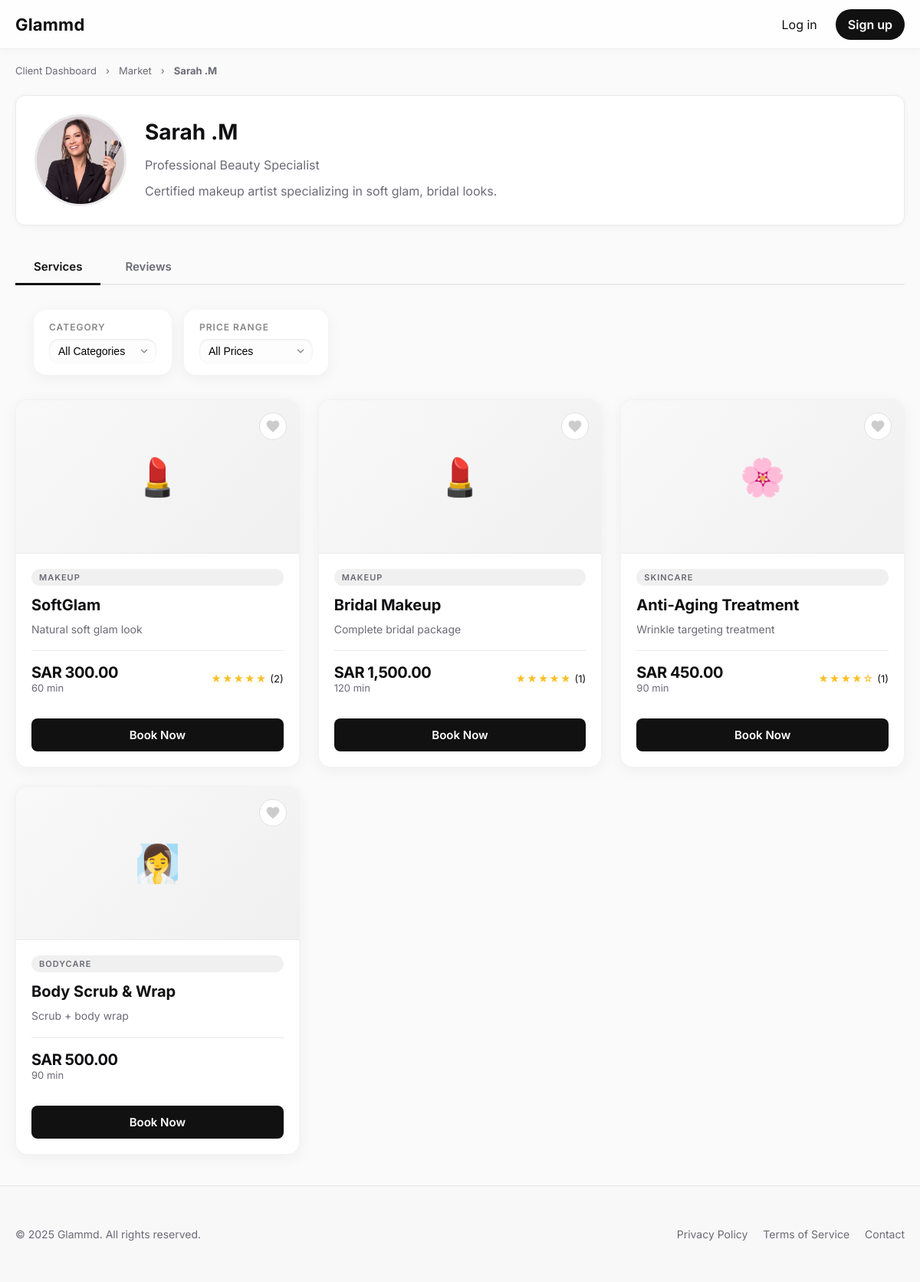
/intial/services.php?professional_id=1, run on an earlier commit of the app's database.
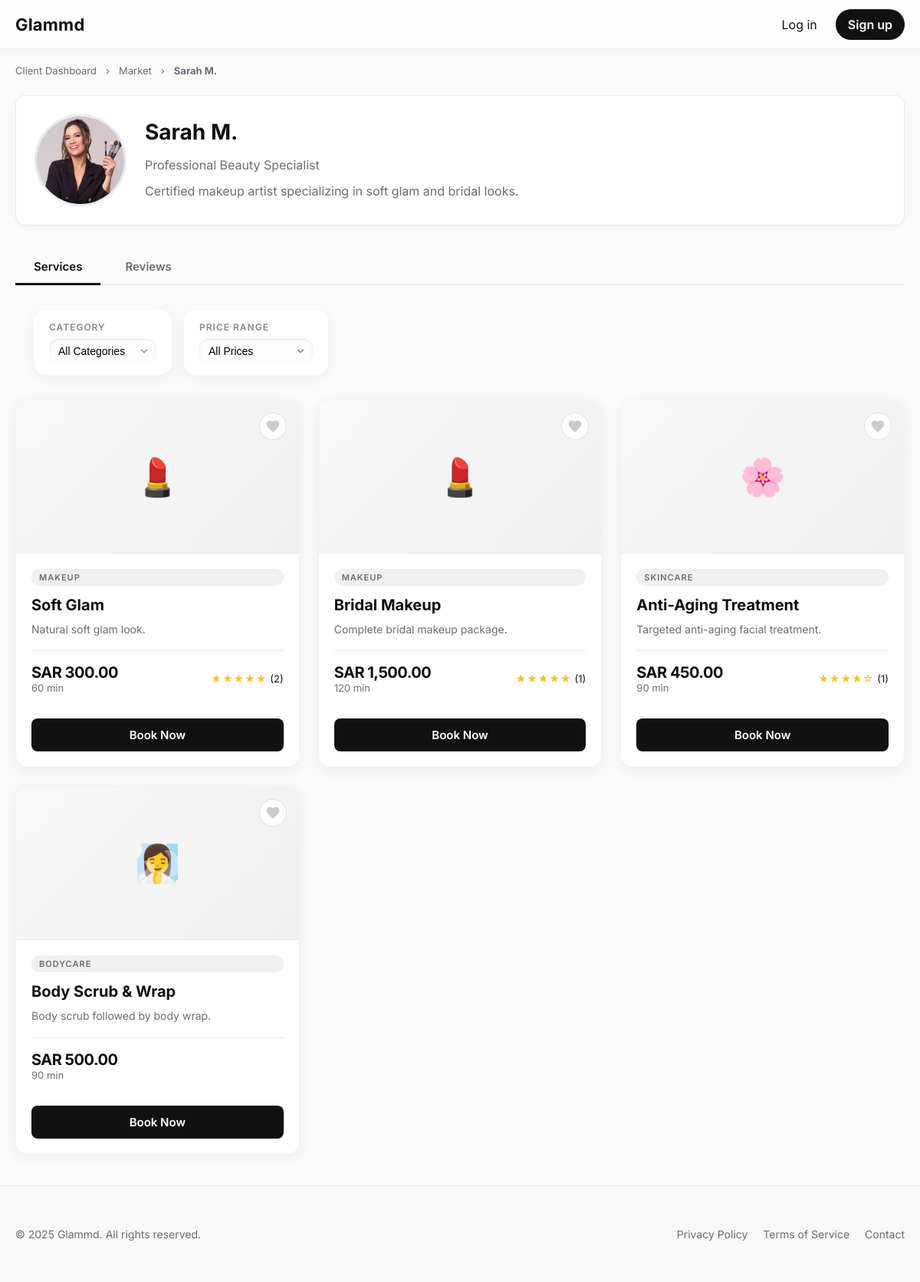
And on a later commit of the database.
### tables this page shows
CREATE TABLE `Service` (
  `service_id` int UNSIGNED NOT NULL AUTO_INCREMENT,
  `professional_id` int UNSIGNED NOT NULL,
  `category` enum('Hair','Makeup','Skincare','Bodycare','Nails') NOT NULL,
  `title` varchar(160) NOT NULL,
  `description` text,
  `duration` smallint UNSIGNED NOT NULL,
  `price` decimal(10,2) NOT NULL,
  `tags` text,
  PRIMARY KEY (`service_id`),
  CONSTRAINT `fk_service_professional`
      FOREIGN KEY (`professional_id`)
      REFERENCES `Professional` (`professional_id`)
      ON DELETE CASCADE
);

### intial/services.php (the view, shortened to what the changed rows need)
<?php
require_once 'db.php';
$is_professional = false;
$is_client       = false;
$savedServiceIds = [];
$viewing_professional_id = isset($_GET['professional_id']) ? (int)$_GET['professional_id'] : null;
$current_professional = null;
$services             = [];
if ($viewing_professional_id) {
    $sql = "SELECT s.*, u.name AS professional_name, p.img AS professional_img, p.bio
            FROM Service s
            JOIN Professional p ON s.professional_id = p.professional_id
            JOIN User u ON p.professional_id = u.user_id
            WHERE s.professional_id = ?";
    $stmt = $conn->prepare($sql);
    $stmt->bind_param("i", $viewing_professional_id);
    $stmt->execute();
    $result = $stmt->get_result();
}
if ($result) {
    while ($row = $result->fetch_assoc()) {
        $services[] = $row;
    }
}
if ($viewing_professional_id) {
    if (!empty($services)) {
        $first = $services[0];
        $current_professional = [
            'name'            => $first['professional_name'],
            'bio'             => $first['bio'],
            'professional_img'=> $first['professional_img'],
        ];
    }
}
?>
<!doctype html>
<html lang="en">
<head>
  <link rel="stylesheet" href="common.css">
</head>
<body class="has-solid-header">
  <main class="page">
    <div class="container">
      <div class="breadcrumbs">
        <a href="clientdashboard.php">Client Dashboard</a>
        <span>›</span>
        <a href="MarketPlace.php">Market</a>
        <span>›</span>
        <strong><?php echo htmlspecialchars($current_professional['name'] ?? 'Professional'); ?></strong>
      </div>
      <div class="professional-profile">
        <div class="professional-info">
          <h1 class="professional-name"><?php echo htmlspecialchars($current_professional['name'] ?? 'Professional'); ?></h1>
          <p class="professional-title">Professional Beauty Specialist</p>
          <?php if (!empty($current_professional['bio'])): ?>
            <p class="professional-bio">
              <?php echo htmlspecialchars($current_professional['bio']); ?>
            </p>
          <?php endif; ?>
        </div>
      </div>
      <div class="tab-content active" id="services-content">
        <div class="services-grid" id="services-grid">
          <?php
          if (!empty($services)) {
            foreach ($services as $service) {
              $serviceId      = (int)$service['service_id'];
              $formattedPrice = number_format($service['price'], 2);
              $isSaved        = $is_client && in_array($serviceId, $savedServiceIds, true);
              $avg_rating   = 0;
              $review_count = 0;
              if ($stmtR = $conn->prepare("SELECT AVG(rating) AS avg_rating, COUNT(*) AS review_count FROM Review WHERE service_id = ?")) {
                  $stmtR->bind_param("i", $serviceId);
                  $stmtR->execute();
                  $rRes = $stmtR->get_result()->fetch_assoc();
                  if ($rRes) {
                      $avg_rating   = (float)$rRes['avg_rating'];
                      $review_count = (int)$rRes['review_count'];
                  }
              }
              $full_stars = floor($avg_rating);
              $stars      = str_repeat('★', $full_stars) . str_repeat('☆', max(0, 5 - $full_stars));
              $emoji = '✨';
              switch ($service['category']) {
                  case 'Makeup':   $emoji = '💄';   break;
                  case 'Skincare': $emoji = '🌸';   break;
                  case 'Bodycare': $emoji = '🧖‍♀️'; break;
              }
          ?>
            <article class="service-card">
              <button
                class="favorite-btn <?php echo $isSaved ? 'active' : ''; ?>"
                aria-label="Save to board"
                data-service-id="<?php echo $serviceId; ?>">
                <svg xmlns="http://www.w3.org/2000/svg" viewBox="0 0 24 24">
                  <path d="M12 21.35l-1.45-1.32C5.4 15.36 2 12.28 2 8.5 2 5.42 4.42 3 7.5 3c1.74 0 3.41.81 4.5 2.09C13.09 3.81 14.76 3 16.5 3 19.58 3 22 5.42 22 8.5c0 3.78-3.4 6.86-8.55 11.54L12 21.35z"/>
                </svg>
              </button>
              <div class="service-image"><?php echo $emoji; ?></div>
              <div class="service-content">
                <span class="service-category"><?php echo htmlspecialchars($service['category']); ?></span>
                <h3 class="service-title"><?php echo htmlspecialchars($service['title']); ?></h3>
                <p class="service-description">
                  <?php echo htmlspecialchars($service['description']); ?>
                </p>
                <div class="service-meta">
                  <div>
                    <div class="service-price">SAR <?php echo $formattedPrice; ?></div>
                    <div class="service-duration"><?php echo (int)$service['duration']; ?> min</div>
                  </div>
                  <?php if ($review_count > 0): ?>
                    <div class="service-rating">
                      <span class="stars" title="<?php echo $avg_rating; ?> out of 5"><?php echo $stars; ?></span>
                      <span>(<?php echo $review_count; ?>)</span>
                    </div>
                  <?php endif; ?>
                </div>
              </div>
              <div class="service-footer">
                <a href="booking.php?service=<?php echo $serviceId; ?>" class="btn-book">Book Now</a>
              </div>
            </article>
          <?php
            }
          } else {
            echo '<p class="no-results">No services available at the moment.</p>';
          }
          ?>
        </div>
      </div>
    </div>
  </main>
</body>
</html>

What changed in the data, as far as the page shows it:
changed service: title "SoftGlam" → "Soft Glam"; description "Natural soft glam look" → "Natural soft glam look."
changed service "Bridal Makeup": description "Complete bridal package" → "Complete bridal makeup package."
changed service "Anti-Aging Treatment": description "Wrinkle targeting treatment" → "Targeted anti-aging facial treatment."
changed service "Body Scrub & Wrap": description "Scrub + body wrap" → "Body scrub followed by body wrap."
Also different on the page:
$current_professional['name']: "Sarah .M" → "Sarah M."
$current_professional['bio']: "Certified makeup artist specializing in soft glam, bridal looks." → "Certified makeup artist specializing in soft glam and bridal looks."
